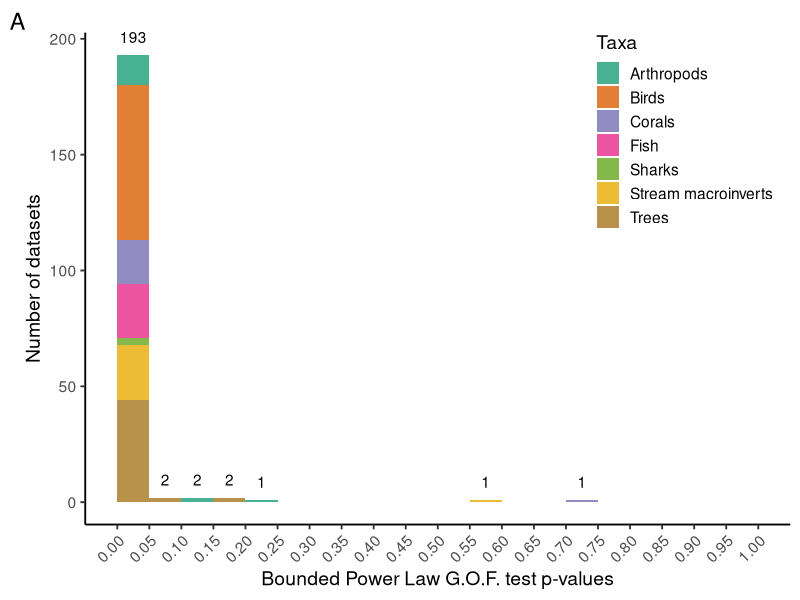
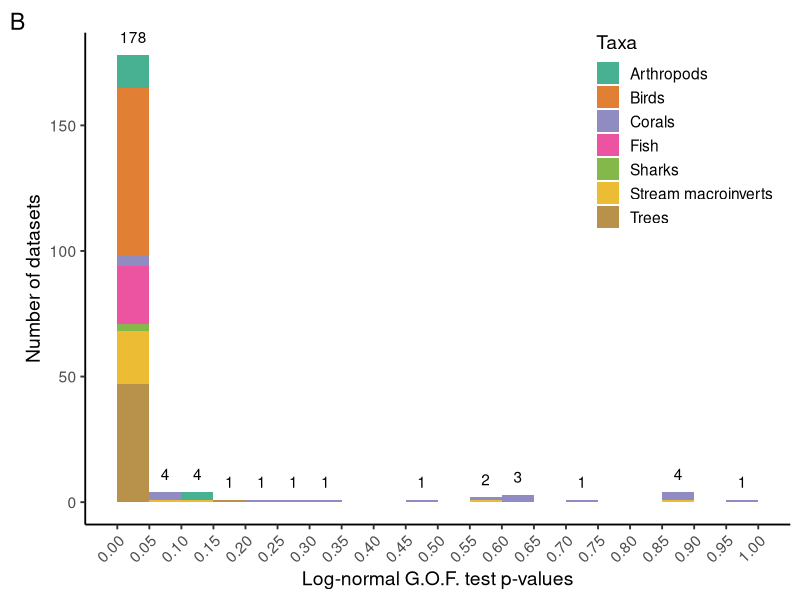

The R script that drew these images, in order: (Note: this script raises an error after producing the figures.)
rm(list=ls())

library(ggplot2)
library(dplyr)
library(gridExtra)

gofall <- read.csv("gofall.csv")

custom_breaks <- seq(from = 0, to = 1, length.out = 21)

gofplots <- list()

bplpplot <- ggplot(gofall, aes(x = BPLP, fill = Taxa)) +
  geom_histogram(breaks = custom_breaks, alpha = 0.8) +
  stat_bin(
    aes(label = after_stat(if_else(count > 0, as.character(count), "")), group = 1),
    geom = "text",
    breaks = custom_breaks,
    vjust = -1
  ) +
  scale_x_continuous(breaks = custom_breaks, limits = c(0, 1)) +
  scale_fill_brewer(palette = "Dark2") +
  labs(x = "Bounded Power Law G.O.F. test p-values", y = "Number of datasets") +
  theme_classic(base_size = 14)+
  theme(axis.text.x = element_text(angle = 45, hjust = 1))+
  theme(legend.position = c(0.85, 0.8))+
   labs(tag = "A")

lognormpplot <- ggplot(gofall, aes(x = lognormP, fill = Taxa)) +
  geom_histogram(breaks = custom_breaks,  alpha = 0.8) +
  stat_bin(
    aes(label = after_stat(if_else(count > 0, as.character(count), "")), group = 1),
    geom = "text",
    breaks = custom_breaks,
    vjust = -1
  ) +
  scale_x_continuous(breaks = custom_breaks, limits = c(0, 1)) +
  scale_fill_brewer(palette = "Dark2") +
  labs(x = "Log-normal G.O.F. test p-values", y = "Number of datasets") +
  theme_classic(base_size = 14)+
  theme(axis.text.x = element_text(angle = 45, hjust = 1))+
  theme(legend.position = c(0.85, 0.8)) +
  labs(tag = "B")

# corals only for minus sampled data
msbplpplot <- ggplot(gofall, aes(x = MSBPLP)) +
  geom_histogram(breaks = custom_breaks, alpha = .4) +
  stat_bin(
    aes(label = after_stat(if_else(count > 0, as.character(count), "")), group = 1),
    geom = "text",
    breaks = custom_breaks,
    vjust = -1
  ) +
  scale_x_continuous(breaks = custom_breaks, limits = c(0, 1)) +
  labs(x = "Corals: Minus-sampled Bounded Power Law G.O.F. test p-values", y = "Number of datasets") +
  theme_classic(base_size = 14)+
  theme(axis.text.x = element_text(angle = 45, hjust = 1))+
  labs(tag = "C")

mslnpplot <- ggplot(gofall, aes(x = MSlognormP)) +
  geom_histogram(breaks = custom_breaks, alpha = .4) +
  stat_bin(
    aes(label = after_stat(if_else(count > 0, as.character(count), "")), group = 1),
    geom = "text",
    breaks = custom_breaks,
    vjust = -1
  ) +
  scale_x_continuous(breaks = custom_breaks, limits = c(0, 1)) +
  labs(x = "Corals: Minus-sampled Log-normal G.O.F. test p-values", y = "Number of datasets") +
  theme_classic(base_size = 14)+
  theme(axis.text.x = element_text(angle = 45, hjust = 1))+
  labs(tag = "D")

#gofplots <- c(bplpplot,lognormpplot,msbplpplot,mslnpplot)
gofplots <- c(bplpplot,lognormpplot)

ggsave(
  filename = "gofplots.png", 
  plot = marrangeGrob(grobs= gofplots, nrow=1, ncol=2, list(top=NULL)), 
  width = 17, height = 8
)

# ggsave(
#   filename = "gofplots.pdf", 
#   plot = marrangeGrob(grobs= gofplots, nrow=2, ncol=2, list(top=NULL),
#                       layout_matrix = rbind(c(1,2), c(3,4))), 
#   width = 17, height = 15
# )
